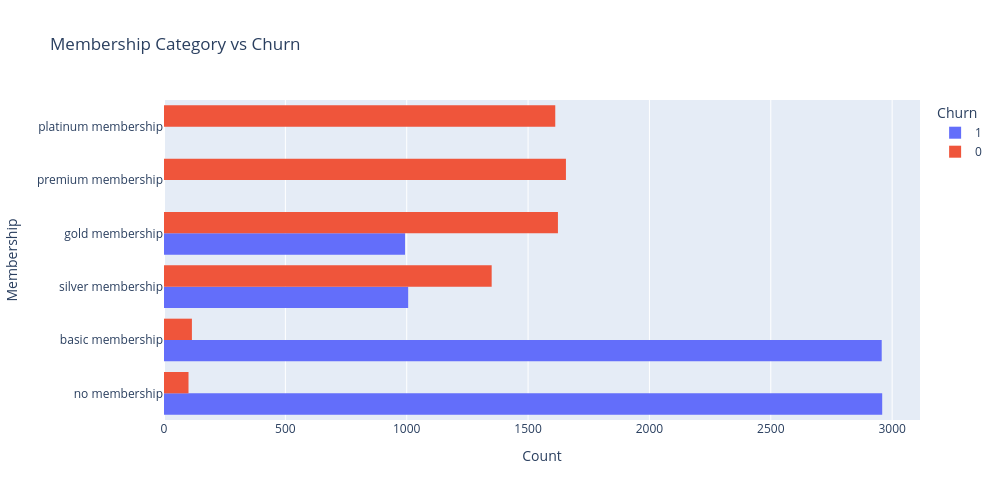

The cell this chart's notebook holds for it:
### Code cell
fig = px.histogram(
    df, 
    y='membership', 
    color='churn', 
    barmode='group',
    orientation='h',
    title='Membership Category vs Churn',
    width=1000,  
    height=500   
)


fig.update_layout(
    xaxis_title='Count',
    yaxis_title='Membership',
    legend_title='Churn'
)

fig.show()

### Figure 1 — Plotly figure (JSON) as saved in the notebook; plotly's stock layout.template omitted (floating-point values rounded to 4 significant figures; data arrays with more than 128 entries replaced by an {"elided": "..."} marker saying what was removed)
{"data": [{"alignmentgroup": "True", "bingroup": "y", "hovertemplate": "churn=1<br>count=%{x}<br>membership=%{y}<extra></extra>", "legendgroup": "1", "marker": {"color": "#636efa", "pattern": {"shape": ""}}, "name": "1", "offsetgroup": "1", "orientation": "h", "showlegend": true, "type": "histogram", "xaxis": "x", "y": {"elided": "7915 str values"}, "yaxis": "y"}, {"alignmentgroup": "True", "bingroup": "y", "hovertemplate": "churn=0<br>count=%{x}<br>membership=%{y}<extra></extra>", "legendgroup": "0", "marker": {"color": "#EF553B", "pattern": {"shape": ""}}, "name": "0", "offsetgroup": "0", "orientation": "h", "showlegend": true, "type": "histogram", "xaxis": "x", "y": {"elided": "6457 str values"}, "yaxis": "y"}], "layout": {"barmode": "group", "height": 500, "legend": {"title": {"text": "Churn"}, "tracegroupgap": 0}, "title": {"text": "Membership Category vs Churn"}, "width": 1000, "xaxis": {"anchor": "y", "domain": [0, 1], "title": {"text": "Count"}}, "yaxis": {"anchor": "x", "domain": [0, 1], "title": {"text": "Membership"}}}}
